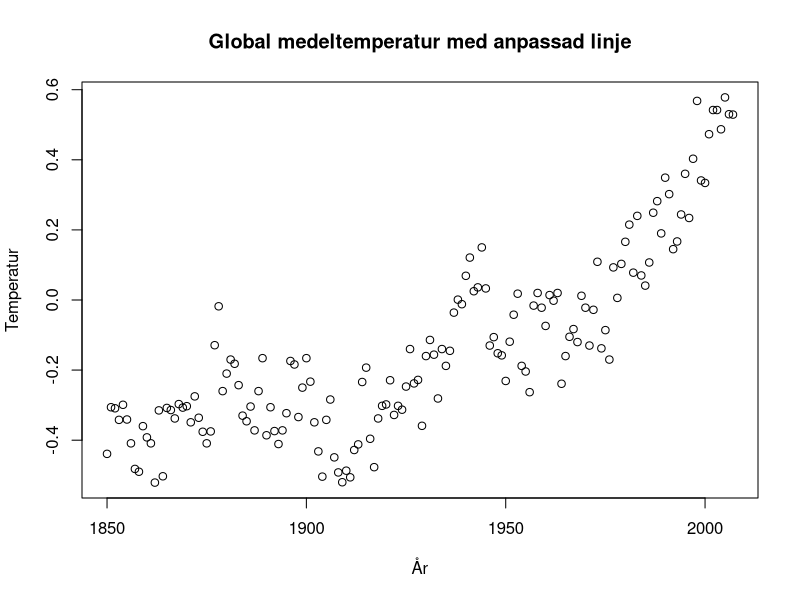
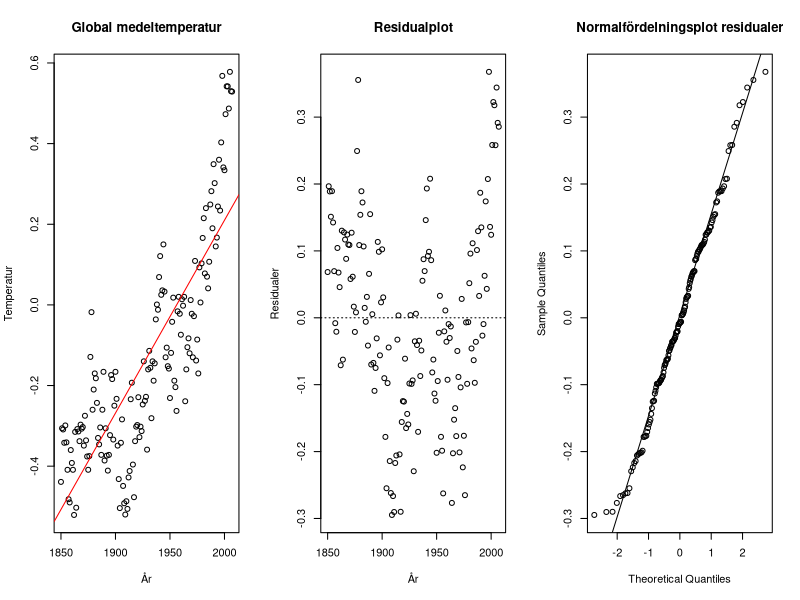
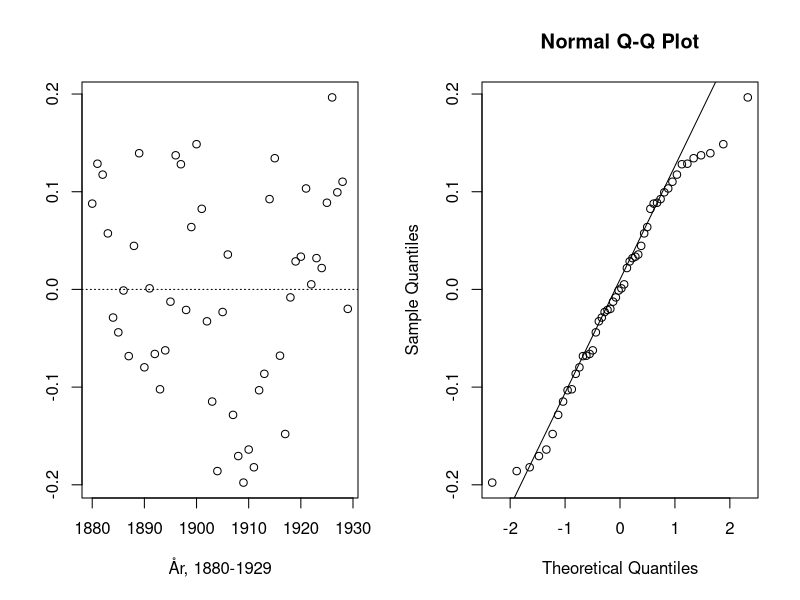
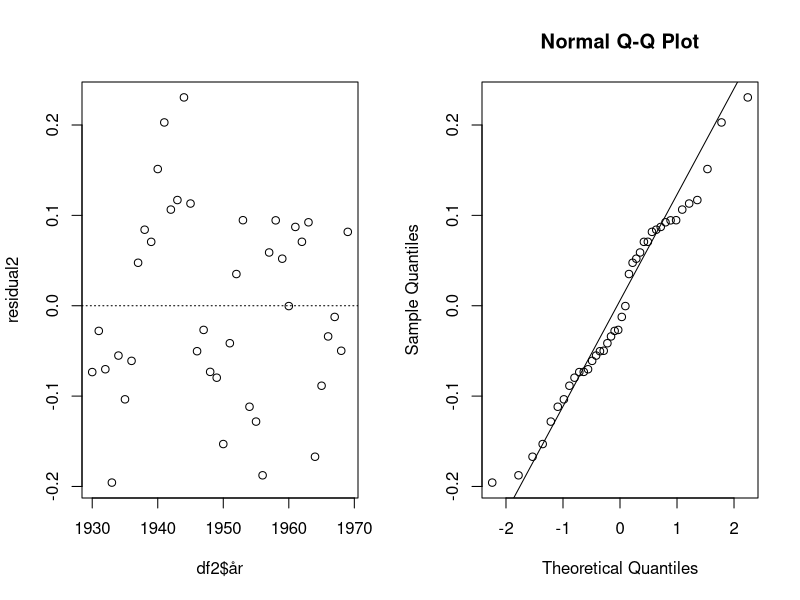
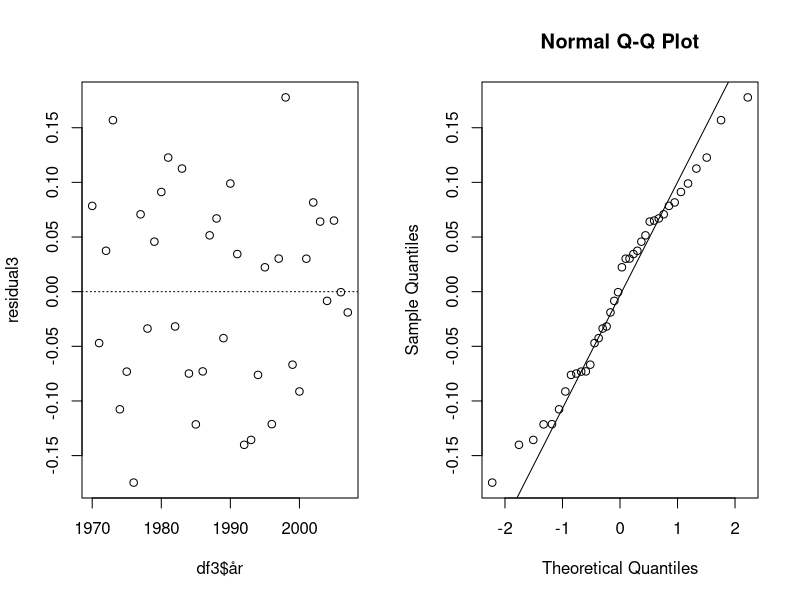

Write the R code that produced these figures, in order.
## ---- chunk 1
df <- read.csv("temperatur.csv", header = TRUE)
## ---- chunk 2
temperature <- df$temperatur
age <- df$år

plot(age, temperature, xlab = "År", ylab = "Temperatur", main = "Global medeltemperatur med anpassad linje")
## ---- chunk 3
old_par <- par(mfrow = c(1, 3))
modell <- lm(temperature ~ 1 + age, data = df) # vill ha intercept så + 1

# scatterplot med linje
plot(age, temperature, xlab = "År", ylab = "Temperatur", main = "Global medeltemperatur")
abline(modell, col = "red")

# residual plot
residual <- modell$residuals
plot(age, residual, xlab = "År", ylab = "Residualer", main = "Residualplot")
abline(a = 0, b = 0, lty = "dotted")

# normalfördelningsplot
qqnorm(residual, main = "Normalfördelningsplot residualer")
qqline(residual)
par(old_par)
## ---- chunk 4
# delar in i tre årsperioder
df1 <- subset(df, år >= 1880 & år <= 1929)
df2 <- subset(df, år >= 1930 & år <= 1969)
df3 <- subset(df, år >= 1970 & år <= 2007)

# utför linjär regression för varje årsperiod för att se om kraven uppfylls bättre
modell1 <- lm(temperatur ~ år, data = df1)
modell2 <- lm(temperatur ~ år, data = df2)
modell3 <- lm(temperatur ~ år, data = df3)

old_par <- par(mfrow = c(1, 2))
# summering av modellerna
residual1 <- modell1$residuals
plot(df1$år, residual1, xlab = "År, 1880-1929", ylab ="")
abline(a = 0, b = 0, lty = "dotted")
qqnorm(residual1)
qqline(residual1)

old_par <- par(mfrow = c(1, 2))
residual2 <- modell2$residuals
plot(df2$år, residual2)
abline(a = 0, b = 0, lty = "dotted")
qqnorm(residual2)
qqline(residual2)

old_par <- par(mfrow = c(1, 2))
residual3 <- modell3$residuals
plot(df3$år, residual3)
abline(a = 0, b = 0, lty = "dotted")
qqnorm(residual3)
qqline(residual3)
## ---- chunk 5
summary1 <- summary(modell1)
summary2 <- summary(modell2)
summary3 <- summary(modell3)

# extrahera alpha
coef1 <- coef(modell1)
coef2 <- coef(modell2)
coef3 <- coef(modell3)

# extrahera beta
intercept1 <- coef1[1]
slope1 <- coef1[2]

intercept2 <- coef2[1]
slope2 <- coef2[2]

intercept3 <- coef3[1]
slope3 <- coef3[2]


cat("Model 1: Intercept =", intercept1, ", Lutningskoefficient =", slope1, "\n")
cat("Model 2: Intercept =", intercept2, ", Lutningskoefficient =", slope2, "\n")
cat("Model 3: Intercept =", intercept3, ", Lutningskoefficient =", slope3, "\n")
## ---- chunk 6
p_value <- summary(modell3)$coefficients[2, 4] / 2
if (p_value < 0.05) {
  print("Vi förkastar nollhypotesen. Direktören har fel.")
} else {
  print("Vi kan inte förkasta nollhypotesen. Direktören kan ha rätt.")
}
